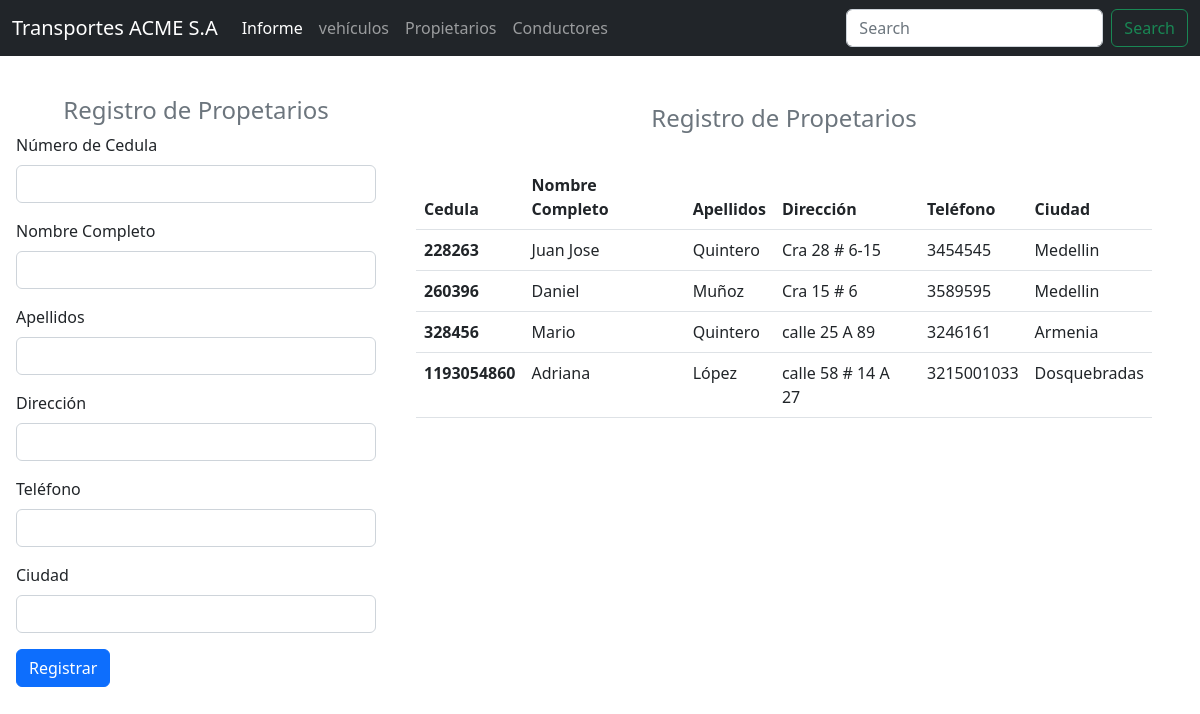
Page /views/propietarios_index.php on the committed database.
### tables this page shows
CREATE TABLE `propietario` (
  `cedula` int(11) NOT NULL,
  `nombre_propietario` text NOT NULL,
  `apellido` text NOT NULL,
  `direccion` text NOT NULL,
  `telefono` text NOT NULL,
  `ciudad` text NOT NULL
);

### views/propietarios_index.php (the view, shortened to what this page needs)
<?php
    include "header/header.php";
?>
<body>
    <br>
    <div class="container-fluid row">
        <form class="col-4 p-3" method="POST">
            <h4 class="text-center text-secondary">Registro de Propetarios </h4>
            <div class="mb-3">
                <label class="form-label">Número de Cedula</label>
                <input type="text" class="form-control" name="cc_propietario">
            </div>
            <div class="mb-3">
                <label class="form-label">Nombre Completo</label>
                <input type="text" class="form-control" name="nombres">
            </div>
            <div class="mb-3">
                <label class="form-label">Apellidos</label>
                <input type="text" class="form-control" name="apellidos">
            </div>
            <div class="mb-3">
                <label class="form-label">Dirección</label>
                <input type="text" class="form-control" name="direccion">
            </div>
            <div class="mb-3">
                <label class="form-label">Teléfono</label>
                <input type="text" class="form-control" name="telefono">
            </div>
            <div class="mb-3">
                <label class="form-label">Ciudad</label>
                <input type="text" class="form-control" name="ciudad">
            </div>
            <button type="submit" class="btn btn-primary" name="btnregistrar" value="ok">Registrar</button>
        </form>
        <div class="col-8 p-4">
            <table class="table table-hover">
            <h4 class="text-center text-secondary">Registro de Propetarios </h4>
            <br>
                <thead>
                    <tr>
                        <th scope="col">Cedula</th>
                        <th scope="col">Nombre Completo</th>
                        <th scope="col">Apellidos</th>
                        <th scope="col">Dirección</th>
                        <th scope="col">Teléfono</th>
                        <th scope="col">Ciudad</th>
                    </tr>
                </thead>
                <tbody>
                    <?php
                        include "../models/conexion.php";
                        $sql = $conexion->query(" select * from propietario ");
                        while($datos=$sql->fetch_object()){
                    ?>
                        <tr>
                            <th scope="row"> <?= $datos->cedula ?> </th>
                            <td> <?= $datos->nombre_propietario ?> </td>
                            <td> <?= $datos->apellido ?> </td>
                            <td> <?= $datos->direccion ?> </td>
                            <td> <?= $datos->telefono ?> </td>
                            <td> <?= $datos->ciudad ?> </td>
                        </tr>
                    <?php
                        }
                    ?>
                </tbody>
            </table>
        </div>
    </div>
</body>
</html>

### rows in the picture
propietario: cedula "228263", nombre_propietario "Juan Jose", apellido "Quintero", direccion "Cra 28 # 6-15", telefono "3454545", ciudad "Medellin"
propietario: cedula "260396", nombre_propietario "Daniel", apellido "Muñoz", direccion "Cra 15 # 6", telefono "3589595", ciudad "Medellin"
propietario: cedula "328456", nombre_propietario "Mario", apellido "Quintero", direccion "calle 25 A 89", telefono "3246161", ciudad "Armenia"
propietario: cedula "1193054860", nombre_propietario "Adriana", apellido "López", direccion "calle 58 # 14 A 27", telefono "3215001033", ciudad "Dosquebradas"
